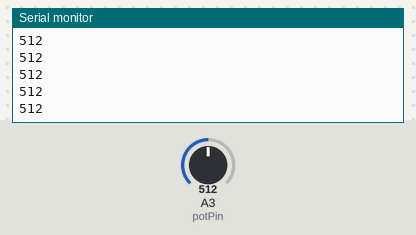
A sketch run on a simulated Arduino Uno, built with avr-gcc and run on an emulated ATmega328P. Shown: the last lines printed to the serial monitor. The test bench sets the inputs (shaded band); at power-on: A3 (potPin) = 512.

Above: at 1.2 s.
1.3 s: A3 (potPin) set to 716
At 1.31 s:
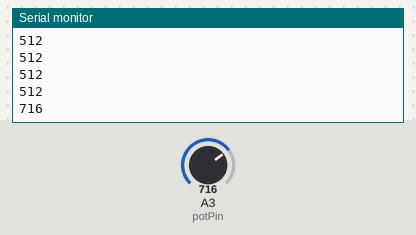
2.8 s: A3 (potPin) set to 900
At 2.81 s:
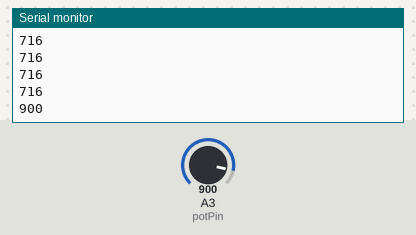
Timing chart, 0 to 5.8 s (numbered marks = the images above; inputs shaded):
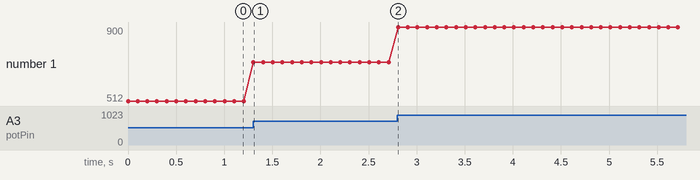

Measured:
- after the input at 1.3 s, the serial monitor: prints a new line at once (image 1)
- after the input at 2.8 s, the serial monitor: prints a new line at once (image 2)
- plotted number 1: 512 → 716 after the input at 1.3 s, 716 → 900 after the input at 2.8 s

The sketch:

UNO_Sender.ino
```cpp
uint8_t potPin = A3;
uint16_t pinVal;
void setup() {
  Serial.begin(9600);
  //Serial1.begin(9600);
  pinMode(potPin,INPUT);
}

void loop() {
  pinVal = analogRead(potPin);
  Serial.println(pinVal);
  //Serial1.print(pinVal);
  delay(100);
}
```
